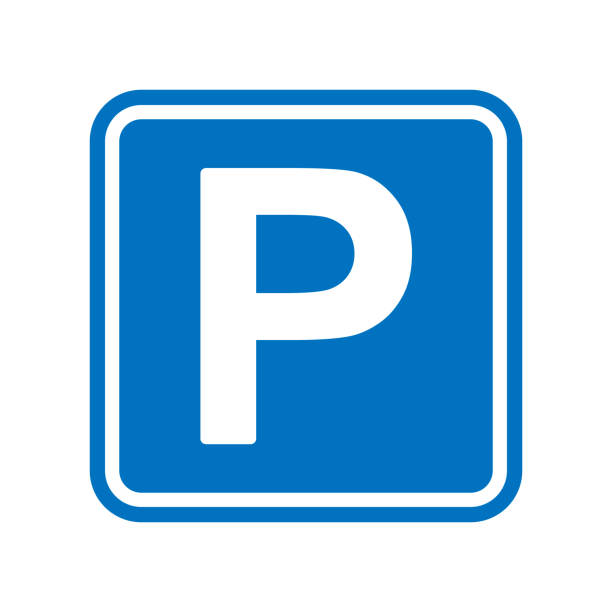
#> input picture task2b/reference_images/P.jpg, 612 x 612 px; its folder holds only this picture in this run
$ python -i sign_obstacle_detection.py   (imports and definitions only)
#> lines starting #> are read from the running program, lines starting #| are printed output that depends on the picture; after the words box and inside, x2 and y2 are one past the last pixel; in counts of white or black regions, pixels touching at a corner belong together
#> further down, picture is the input picture: shape (612, 612, 3); mean B, G, R 232.6, 205.3, 166.2
'''
*****************************************************************************************
*
*  ===============================================
*     Niti Vahan (NV) Theme of eYRC 2026-27
*  ===============================================
*
*  This script is intended for implementation of Task 2B of Niti Vahan (NV) Theme.
*
*  Filename:         sign_obstacle_detection.py
*  Created:          2026
*  Last Modified:
*  Author:           e-Yantra Team
*
*  You are ONLY allowed to write your code inside the block marked
*  "ADD YOUR IMPLEMENTATION HERE". Do not change anything outside it - the
*  evaluation script relies on the rest of this file staying as it is.
*
*****************************************************************************************
'''

# Team ID:          < NV_6236 >
# Author List:      < Ayush Tiwari, Anushka Telore, Atharva Jadhav, Utkarsh Singh >
# Filename:         sign_obstacle_detection.py
# Functions:        detect_signs, detect_obstacle, _red_mask, _red_fill, _rectify
# Global variables: None


####################### IMPORT MODULES #######################
import cv2
import numpy as np
##############################################################

# The only sign labels detect_signs() is allowed to return.
SIGN_LABELS = ("School", "Speed40", "Parking", "Hospital")


##############################################################
############### ADD YOUR IMPLEMENTATION HERE #################
##############################################################

def detect_signs(image):
    '''
    Purpose:
    ---
    Detect every road sign visible in a single image, and report what each
    one is and how large it appears. An image can hold zero, one, or more
    than one sign at once.

    Input Arguments:
    ---
    `image` :   [ numpy.ndarray ]
        A single BGR image, of shape (height, width, 3).

    Returns:
    ---
    `detections` :  [ list of dict ]
        Zero, one, or many entries - one per sign found in the image:
        [
            {
                "label" : str,   one of SIGN_LABELS
                "area"  : int,   that sign's area in pixels
            },
            ...
        ]

    Example call:
    ---
    detections = detect_signs(image)

    NOTE:
    ---
    This function must ONLY compute and return the result. Do not call
    cv2.imshow(), cv2.waitKey(), cv2.imwrite() or print() from inside it -
    reading images and reporting results is the evaluator's job, not this
    function's.
    '''

    detections = []

    #################### ADD YOUR CODE HERE ####################
    if image is None or image.size == 0:
        return detections

    hsv = cv2.cvtColor(image, cv2.COLOR_BGR2HSV)
#> hsv: shape (612, 612, 3); mean H, S, V 40.7, 88.6, 232.9
    height, width = image.shape[:2]
#> height = 612; width = 612
    frame_area = height * width
#> frame_area = 374544
    shapes = []   # (x, y, w, h, label, area)

    # ---- Red-ring signs: circle = Speed40, triangle = School ----------------
    red = _red_mask(hsv)
#> in _red_mask, `lower = cv2.inRange(hsv, np.array([0, 95, 55], dtype=np.uint8), np.arr..`: lower: shape (612, 612); every value is 0
    red_contours, _ = cv2.findContours(red, cv2.RETR_EXTERNAL, cv2.CHAIN_APPROX_SIMPLE)
#> red_contours = []
    red_floor = max(220.0, frame_area * 0.00030)
#> red_floor = 220
    for contour in red_contours:
        contour_area = cv2.contourArea(contour)
        if contour_area < red_floor:
            continue
        x, y, w, h = cv2.boundingRect(contour)
        if min(w, h) < max(14, int(min(height, width) * 0.022)):
            continue
        perimeter = cv2.arcLength(contour, True)
        if perimeter <= 0:
            continue
        # A sign is a red RING (white inside); a solid red blob is the obstacle.
        if _red_fill(red, contour) > 0.70:
            continue
        polygon = cv2.approxPolyDP(contour, 0.035 * perimeter, True)
        circularity = 4.0 * np.pi * contour_area / (perimeter * perimeter)
        aspect = w / float(h)
        if 0.60 <= aspect <= 1.40 and circularity >= 0.66 and len(polygon) >= 5:
            # circle: mean of bounding-box and filled-contour area
            shapes.append((x, y, w, h, "Speed40", 0.5 * (w * h + contour_area)))
        elif len(polygon) == 3 and 0.48 <= aspect <= 1.35:
            shapes.append((x, y, w, h, "School", contour_area))
#> this loop made 0 passes
#> after the loop, shapes = []

    # ---- Blue square signs: Parking / Hospital -----------------------------
    blue = cv2.inRange(hsv, np.array([88, 75, 45], dtype=np.uint8),
                       np.array([140, 255, 255], dtype=np.uint8))
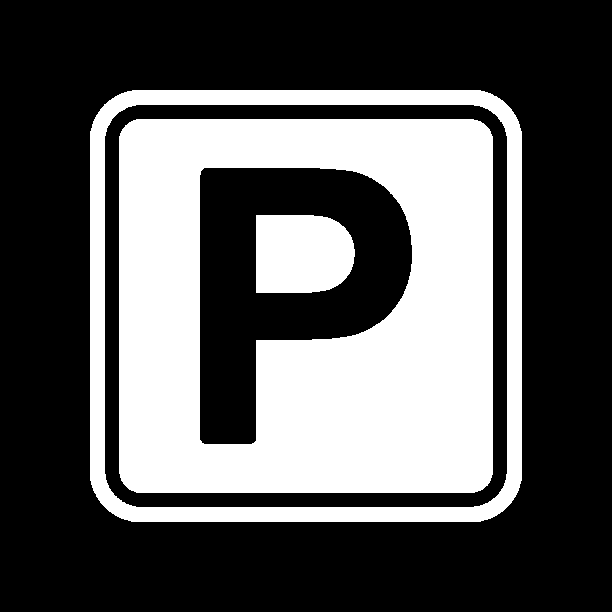
#> blue: shape (612, 612); 35% white; 3 white regions
    blue_contours, hierarchy = cv2.findContours(blue, cv2.RETR_TREE, cv2.CHAIN_APPROX_SIMPLE)
#> blue_contours = 5 contours; box (x1, y1, x2, y2) and area: (90, 90, 522, 522) 183704, (104, 104, 508, 508) 161180, (119, 119, 493, 493) 138722, (199, 167, 413, 445) 39715, (256, 215, 355, 293) 6860
    if hierarchy is not None:
        hierarchy = hierarchy[0]
        blue_floor = max(120.0, frame_area * 0.00018)
#> blue_floor = 120
        for index, contour in enumerate(blue_contours):
            if hierarchy[index][3] != -1:
                continue
            contour_area = cv2.contourArea(contour)
            if contour_area < blue_floor:
                continue
            x, y, w, h = cv2.boundingRect(contour)
            if min(w, h) < max(20, int(min(height, width) * 0.030)):
                continue
            # tilted signs have a taller/wider bounding box, so be tolerant
            if not (0.60 <= w / float(h) <= 1.60):
                continue
            hull_area = cv2.contourArea(cv2.convexHull(contour))
            if hull_area <= 0 or contour_area / hull_area < 0.80:
                continue
            perimeter = cv2.arcLength(contour, True)
            if perimeter <= 0:
                continue
            polygon = cv2.approxPolyDP(contour, 0.055 * perimeter, True)
            if len(polygon) < 4 or len(polygon) > 8:
                continue
            clipped = x <= 1 or y <= 1 or x + w >= width - 1 or y + h >= height - 1

            # Straighten the sign face into 64x64 so tilt/perspective do not matter.
            if clipped:
                face = cv2.resize(image[y:y + h, x:x + w], (64, 64))
            else:
                face = _rectify(image, contour)
            face_hsv = cv2.cvtColor(face, cv2.COLOR_BGR2HSV)
            # Letter = bright, unsaturated pixels. Building windows have none.
            glyph = (face_hsv[:, :, 2] >= 115) & (face_hsv[:, :, 1] <= 105)
            inner_fraction = float(glyph[12:52, 12:52].mean())
            if not (0.15 <= inner_fraction <= 0.70):
                continue

            # H has a leg in the lower-right, P has none. Compare the two lower halves.
            lower_left = float(glyph[36:56, 14:30].mean())
            lower_right = float(glyph[36:56, 34:50].mean())
            p_like = lower_right < 0.40 * max(lower_left, 0.05)

            # Second cue: the closed counter of the P is a blue island inside the white letter.
            depth = 0
            child = hierarchy[index][2]
            while child != -1:
                depth = max(depth, 1)
                grand = hierarchy[child][2]
                while grand != -1:
                    depth = 2
                    grand = hierarchy[grand][0]
                child = hierarchy[child][0]
            # A sign cut off by the frame hides its lower-right corner, which
            # looks like a P, so a clipped sign is only called Hospital when
            # its H crossbar/legs are clearly visible.
            label = "Parking" if (p_like or depth >= 2 or clipped) else "Hospital"
            shapes.append((x, y, w, h, label, 0.5 * (w * h + contour_area)))
#> this loop made 5 passes
#> (contour_area, x, y, w, h, hull_area, perimeter, polygon) on pass 1: (183703.5, 90, 90, 432, 432, 183768.5, 1656.6, [[104, 104], [100, 502], [502, 511], [511, 109]])
#> pass 1, in detect_signs, `face = _rectify(image, contour)`:
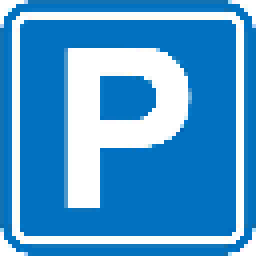
#> face: shape (64, 64, 3) (shown 4 times larger); mean B, G, R 209.3, 155, 77.1
#> pass 1, in detect_signs, `glyph = (face_hsv[:, :, 2] >= 115) & (face_hsv[:, :, 1] <= 105)`:
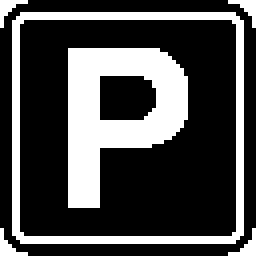
#> glyph: shape (64, 64) bool (shown 4 times larger); 29.2% white; 6 white regions (4 under 20 px), largest, box (x1, y1, x2, y2) and area: (17, 12, 47, 52) 678, (3, 3, 61, 61) 440
#> after the loop, shapes = [(90, 90, 432, 432, 'Parking', 185163.8)]

    # ---- Merge fragments of the same sign, keeping the largest -------------
    accepted = []
    for candidate in sorted(shapes, key=lambda item: item[5], reverse=True):
        x, y, w, h, label, _ = candidate
        cx, cy = x + w / 2.0, y + h / 2.0
        duplicate = False
        for old in accepted:
            ox, oy, ow, oh, old_label, _ = old
            if (abs(cx - (ox + ow / 2.0)) < 0.45 * max(w, ow)
                    and abs(cy - (oy + oh / 2.0)) < 0.45 * max(h, oh)
                    and (label == old_label or label in ("Parking", "Hospital")
                         and old_label in ("Parking", "Hospital"))):
                duplicate = True
                break
        if not duplicate:
            accepted.append(candidate)
#> this loop made 1 pass
#> (candidate, x, y, w, h, label, cx, cy) on pass 1: ((90, 90, 432, 432, 'Parking', 185163.8), 90, 90, 432, 432, 'Parking', 306, 306)
#> after the loop, accepted = [(90, 90, 432, 432, 'Parking', 185163.8)]

    for x, y, w, h, label, area in accepted:
        detections.append({"label": label, "area": int(round(area))})
#> this loop made 1 pass
#> after the loop, detections = 1 item
    detections.sort(key=lambda entry: (SIGN_LABELS.index(entry["label"]), entry["area"]))
    ############################################################

    return detections


# [89 lines left out: functions detect_obstacle, _red_fill, not called in this run]


def _rectify(image, contour):
    """Warp the (possibly tilted) sign face to an upright 64x64 square."""
    box = cv2.boxPoints(cv2.minAreaRect(contour))
    s = box.sum(axis=1)
    d = np.diff(box, axis=1).ravel()
    src = np.float32([box[np.argmin(s)], box[np.argmin(d)], box[np.argmax(s)], box[np.argmax(d)]])
    dst = np.float32([[0, 0], [63, 0], [63, 63], [0, 63]])
    return cv2.warpPerspective(image, cv2.getPerspectiveTransform(src, dst), (64, 64))


def _red_mask(hsv):
    """Return a cleaned mask covering both ends of OpenCV's red hue range."""
    lower = cv2.inRange(hsv, np.array([0, 95, 55], dtype=np.uint8),
                        np.array([12, 255, 255], dtype=np.uint8))
    upper = cv2.inRange(hsv, np.array([168, 95, 55], dtype=np.uint8),
                        np.array([180, 255, 255], dtype=np.uint8))
    mask = cv2.bitwise_or(lower, upper)
    kernel = cv2.getStructuringElement(cv2.MORPH_ELLIPSE, (3, 3))
    return cv2.morphologyEx(mask, cv2.MORPH_CLOSE, kernel, iterations=1)


##############################################################
################ END OF YOUR IMPLEMENTATION ##################
##############################################################


#################### DO NOT EDIT BELOW THIS LINE ####################

# [90 lines left out: functions validate_signs, validate_obstacle, _validate_area, not called in this run]

>>> import cv2
>>> picture = cv2.imread('reference_images/P.jpg')
>>> result = detect_signs(picture)
#> result = 1 item
